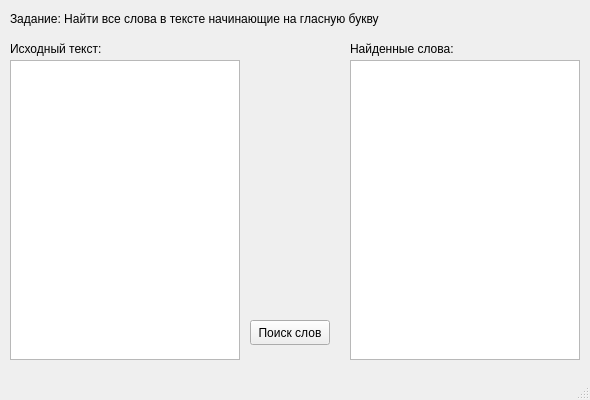
<?xml version="1.0" encoding="UTF-8"?>
<ui version="4.0">
 <class>MainWindow</class>
 <widget class="QMainWindow" name="MainWindow">
  <property name="geometry">
   <rect>
    <x>0</x>
    <y>0</y>
    <width>590</width>
    <height>400</height>
   </rect>
  </property>
  <property name="minimumSize">
   <size>
    <width>590</width>
    <height>400</height>
   </size>
  </property>
  <property name="maximumSize">
   <size>
    <width>590</width>
    <height>400</height>
   </size>
  </property>
  <property name="windowTitle">
   <string>Контрольная работа №2 (Вариант 1)</string>
  </property>
  <widget class="QWidget" name="centralwidget">
   <widget class="QLabel" name="label">
    <property name="geometry">
     <rect>
      <x>10</x>
      <y>10</y>
      <width>391</width>
      <height>17</height>
     </rect>
    </property>
    <property name="text">
     <string>Задание: Найти все слова в тексте начинающие на гласную букву</string>
    </property>
   </widget>
   <widget class="QPlainTextEdit" name="inputTextEdit">
    <property name="geometry">
     <rect>
      <x>10</x>
      <y>60</y>
      <width>230</width>
      <height>300</height>
     </rect>
    </property>
   </widget>
   <widget class="QLabel" name="label_2">
    <property name="geometry">
     <rect>
      <x>10</x>
      <y>40</y>
      <width>101</width>
      <height>17</height>
     </rect>
    </property>
    <property name="text">
     <string>Исходный текст:</string>
    </property>
   </widget>
   <widget class="QPlainTextEdit" name="outputTextEdit">
    <property name="geometry">
     <rect>
      <x>350</x>
      <y>60</y>
      <width>230</width>
      <height>300</height>
     </rect>
    </property>
   </widget>
   <widget class="QPushButton" name="pushButton">
    <property name="geometry">
     <rect>
      <x>250</x>
      <y>320</y>
      <width>80</width>
      <height>25</height>
     </rect>
    </property>
    <property name="text">
     <string>Поиск слов</string>
    </property>
   </widget>
   <widget class="QLabel" name="label_3">
    <property name="geometry">
     <rect>
      <x>350</x>
      <y>40</y>
      <width>111</width>
      <height>17</height>
     </rect>
    </property>
    <property name="text">
     <string>Найденные слова:</string>
    </property>
   </widget>
  </widget>
  <widget class="QMenuBar" name="menubar">
   <property name="geometry">
    <rect>
     <x>0</x>
     <y>0</y>
     <width>590</width>
     <height>22</height>
    </rect>
   </property>
  </widget>
  <widget class="QStatusBar" name="statusbar"/>
 </widget>
 <resources/>
 <connections/>
</ui>
